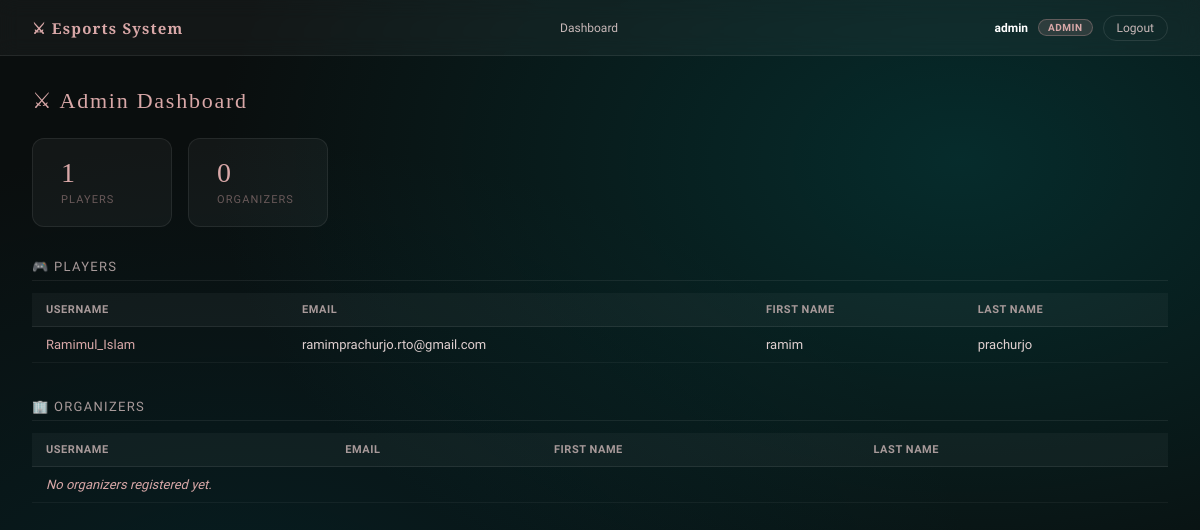
The page /dashboard/ (signed in) on the database as committed earlier.
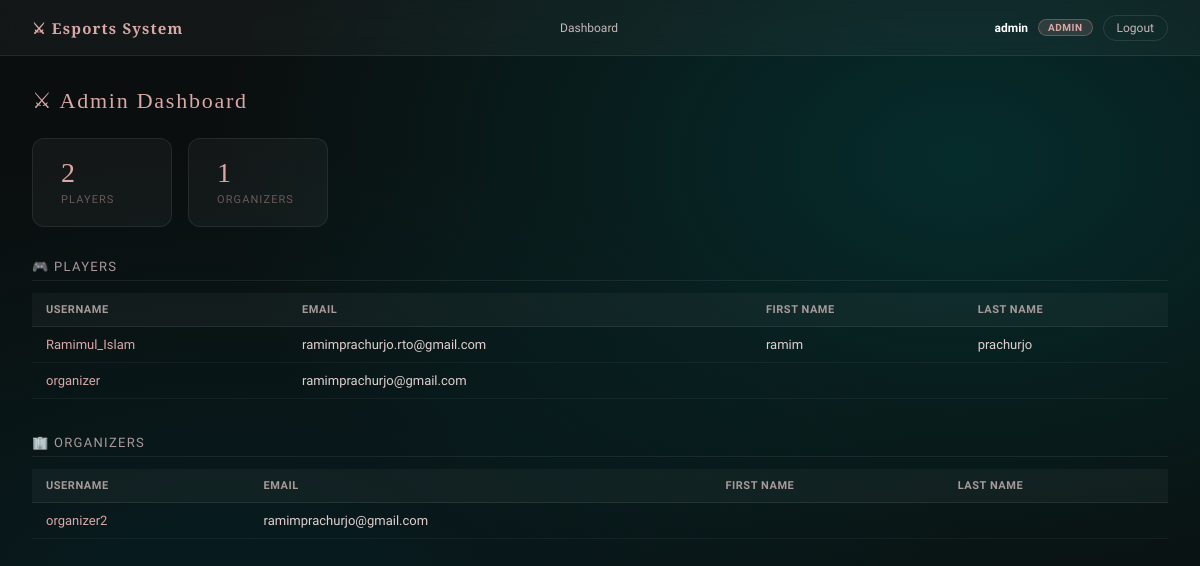
The same page on the database as committed later.
### accounts/models.py (models this page shows, shortened)
class CustomUser(AbstractUser):
    ROLE_CHOICES = [
        ('player',    'Player'),
        ('organizer', 'Organizer'),
        ('admin',     'Admin'),
    ]
    role = models.CharField(
        max_length=20,
        choices=ROLE_CHOICES,
        default='player',
    )
    address = models.CharField(max_length=255, blank=True)
    phone   = models.CharField(max_length=20,  blank=True)

### dashboard/views.py (the view)
    @login_required
    def wrapper(request, *args, **kwargs):
        if request.user.role != 'admin':
            messages.error(request, "Admin access only.")
            return redirect('dashboard')
        return view_func(request, *args, **kwargs)

### dashboard/views.py (called while the page is built)
def admin_required(view_func):
    @login_required
    def wrapper(request, *args, **kwargs):
        if request.user.role != 'admin':
            messages.error(request, "Admin access only.")
            return redirect('dashboard')
        return view_func(request, *args, **kwargs)
    return wrapper

@admin_required
def admin_dashboard(request):
    players    = CustomUser.objects.filter(role='player')
    organizers = CustomUser.objects.filter(role='organizer')
    return render(request, 'dashboard/admin_dashboard.html', {
        'players':    players,
        'organizers': organizers,
    })

### dashboard/templates/dashboard/admin_dashboard.html (shortened to what this page needs)
{% extends 'base.html' %}
{% block content %}
<div class="dash-heading">⚔ Admin Dashboard</div>
<div class="stat-cards">
  <div class="stat-card">
    <div class="stat-num">{{ players.count }}</div>
    <div class="stat-label">Players</div>
  </div>
  <div class="stat-card">
    <div class="stat-num">{{ organizers.count }}</div>
    <div class="stat-label">Organizers</div>
  </div>
</div>
<div class="section-title">🎮 Players</div>
<table class="dash-table">
  <thead>
    <tr>
      <th>Username</th>
      <th>Email</th>
      <th>First Name</th>
      <th>Last Name</th>
    </tr>
  </thead>
  <tbody>
    {% for p in players %}
    <tr>
      <td>{{ p.username }}</td>
      <td>{{ p.email }}</td>
      <td>{{ p.first_name }}</td>
      <td>{{ p.last_name }}</td>
    </tr>
    {% empty %}
    <tr class="empty-row"><td colspan="4">No players registered yet.</td></tr>
    {% endfor %}
  </tbody>
</table>
<div class="section-title">🏢 Organizers</div>
<table class="dash-table">
  <thead>
    <tr>
      <th>Username</th>
      <th>Email</th>
      <th>First Name</th>
      <th>Last Name</th>
    </tr>
  </thead>
  <tbody>
    {% for o in organizers %}
    <tr>
      <td>{{ o.username }}</td>
      <td>{{ o.email }}</td>
      <td>{{ o.first_name }}</td>
      <td>{{ o.last_name }}</td>
    </tr>
    {% empty %}
    <tr class="empty-row"><td colspan="4">No organizers registered yet.</td></tr>
    {% endfor %}
  </tbody>
</table>
{% endblock %}

Rows that differ between the two databases and show on the page:
added CustomUser: username "organizer", email "ramimprachurjo@gmail.com"
added CustomUser: username "organizer2", email "ramimprachurjo@gmail.com"
Other text that changed with them:
{{ players.count }}: "1" → "2"
{{ organizers.count }}: "0" → "1"
text no longer shown: "No organizers registered yet."
